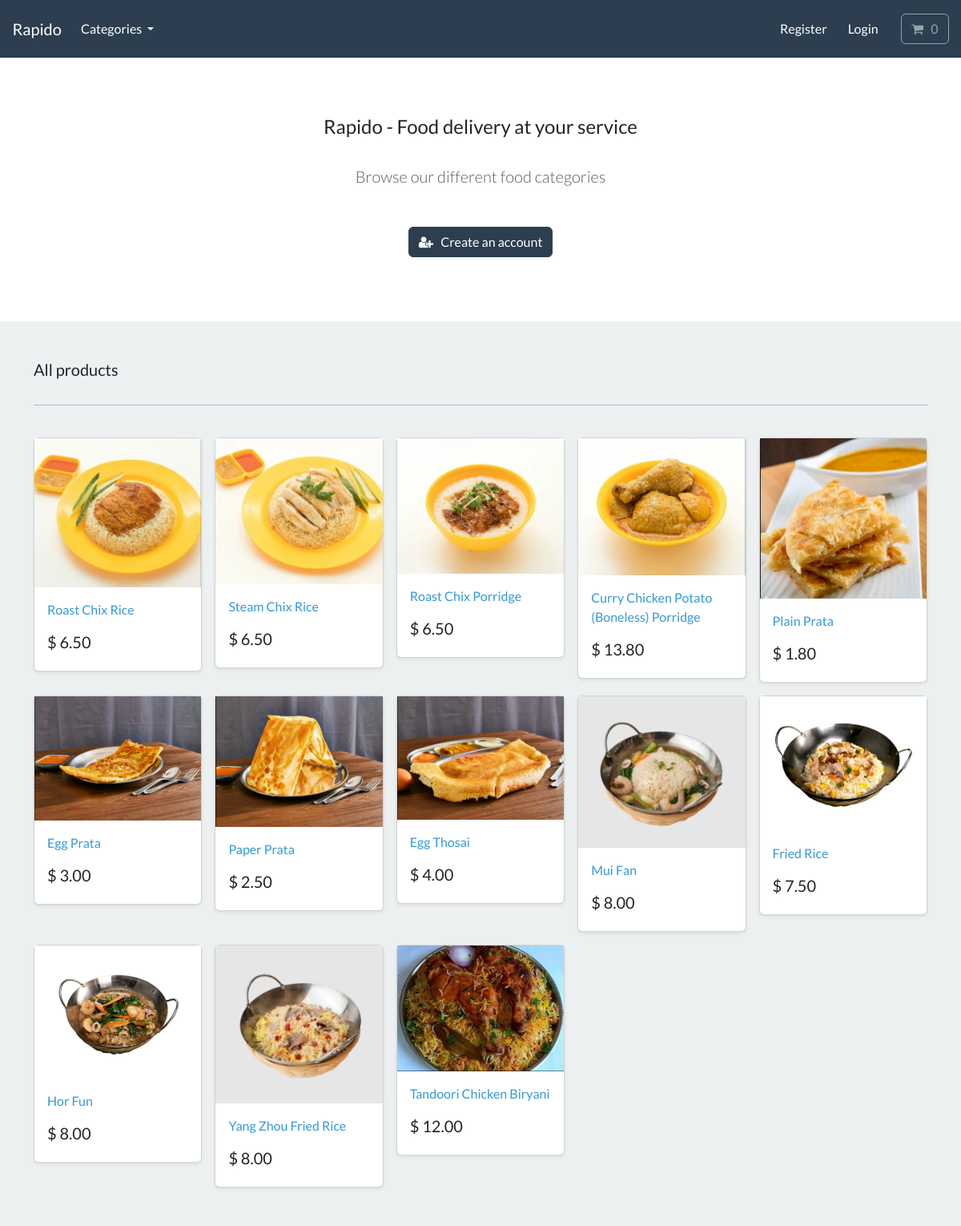
The page / on the database its author committed.
### store/models.py (models this page shows, shortened)
class Product(models.Model):
    category = models.ForeignKey(Category, related_name='product', on_delete=models.CASCADE, null=True)
    title = models.CharField(max_length=250)
    brand = models.CharField(max_length=250, default='un-branded')
    description = models.TextField(blank=True)
    slug = models.SlugField(max_length=255)
    price = models.DecimalField(max_digits=4, decimal_places=2)
    image = models.ImageField(upload_to='images/')
    class Meta:
        verbose_name_plural = 'products'
    def get_absolute_url(self):
        return reverse('product-info', args=[self.slug])

### store/views.py (the view)
# urls.py: path('', include('store.urls')),
def store(request):
    all_products = Product.objects.all()
    context = {'my_products':all_products}
    return render(request, 'store/store.html', context)

### cart/cart.py (called while the page is built)
    def __len__(self):
        return sum(item['qty'] for item in self.cart.values())

### cart/context_processors.py (called while the page is built)
def cart(request):
    return {'cart': Cart(request)}

### store/models.py (called while the page is built)
    def get_absolute_url(self):
        return reverse('list-category', args=[self.slug])

### store/views.py (called while the page is built)
def categories(request):
    all_categories = Category.objects.all()
    return {'all_categories': all_categories}

### store/templates/store/store.html
{% extends "./base.html" %}
{% load static %}
{% block content %}
    <section class="py-4 text-center container">
        <div class="row py-lg-5">
            <div class="col-lg-6 col-md-8 mx-auto">
                <h4> Rapido - Food delivery at your service </h4>
                <br>
                <p class="lead text-muted">
                Browse our different food categories
                </p>
                <br>
                <a href="{% url 'register' %}" class="btn btn-primary my-2"> <i class="fa fa-user-plus" aria-hidden="true"></i> &nbsp; Create an account </a>
            </div>
        </div>
    </section>
       <div class="album py-5 bg-light">
        <div class="container">
          <div class="pb-3 h5"> All products </div>
          <hr>
          <br>
          <div class="row row-cols-1 row-cols-sm-2 row-cols-md-5 g-3">
            {% for product in my_products %}
              <div class="col">
                <div class="card shadow-sm">
                  <img class="img-fluid" alt="Responsive image" src="{{product.image.url}}">
                  <div class="card-body">
                    <p class="card-text">
                      <a class="text-info text-decoration-none" href="{{product.get_absolute_url}}"> {{ product.title | capfirst }} </a>
                    </p>
                    <div class="d-flex justify-content-between align-items-center">
                      <h5> $ {{ product.price }} </h5>
                    </div>
                  </div>
                </div>
              </div>
            {% endfor %}
          </div>
        </div>
      </div>
{% endblock %}

### store/templates/store/base.html (shortened to what this page needs)
{% load static %}
<!DOCTYPE html>
<html>
    <head>
        <link rel="stylesheet" href="https://bootswatch.com/5/flatly/bootstrap.min.css">
        <link rel="stylesheet" href="https://cdnjs.cloudflare.com/ajax/libs/font-awesome/4.7.0/css/font-awesome.min.css">
        <link rel="stylesheet" href="{% static 'css/styles.css' %}">
    </head>
    <nav class="navbar navbar-expand-lg bg-primary justify-content-center">
        <a class="navbar-brand main-heading text-white" href="{% url 'store' %}">
        &nbsp; &nbsp; Rapido
        </a>
        <div class="collapse navbar-collapse" id="navbarCollapse">
            <ul class="navbar-nav me-auto mb-2 mb-md-0">
                <li class="nav-item dropdown">
                    <a class="nav-link dropdown-toggle text-white" href="#" id="navbarDropdown" role="button"
                    data-bs-toggle="dropdown" aria-expanded="false">
                        Categories
                    </a>
                </li>
            </ul>
        </div>
        <div class="collapse navbar-collapse text-center" id="navbarNavDropdown">
            <ul class="navbar-nav ms-auto">
                {% if user.is_authenticated %}
                    <li class="nav-item">
                        <a class="btn btn-alert navbar-btn text-white" type="button"  href="{% url 'dashboard' %}"> <i class="fa fa-home" aria-hidden="true"></i> &nbsp; Dashboard </a>
                    </li>
                    {% else %}
                    <li class="nav-item">
                        <a class="btn btn-alert navbar-btn text-white" type="button"  href="{% url 'register' %}"> Register </a>
                    </li>
                {% endif %}
                {% if user.is_authenticated %}
                    <li class="nav-item">
                        <a class="btn btn-alert navbar-btn text-white" type="button"  href="{% url 'user-logout' %}"> <i class="fa fa-sign-out" aria-hidden="true"></i> &nbsp; Logout </a>
                    </li>
                    {% else %}
                        <li class="nav-item">
                            <a class="btn btn-alert navbar-btn text-white" type="button"  href="{% url 'my-login' %}"> Login </a>
                        </li>
                {% endif %}
                <li class="nav-item">
                    <a type="button" role="button" href="{% url 'cart-summary' %}" class="btn btn-outline-secondary">
                        <i class="fa fa-shopping-cart" aria-hidden="true"> </i>
                        <div id="cart-qty" class="d-inline-flex">
                            {% with qty_amount=cart|length %}
                                {% if qty_amount > 0 %}
                                    {{ qty_amount }}
                                    {% else %}
                                        0
                                {% endif %}
                            {% endwith %}
                        </div>
                    </a>
                </li>
            </ul>
        </div>
    </nav>
    <body>
        {% block content %}
        {% endblock %}
    </body>
</html>

### rows shown on the page
Product: image (picture), title "Roast Chix Rice", price "6.50"
Product: image (picture), title "Steam Chix Rice", price "6.50"
Product: image (picture), title "Roast Chix Porridge", price "6.50"
Product: image (picture), title "Curry Chicken Potato (Boneless) Porridge", price "13.80"
Product: image (picture), title "Plain Prata", price "1.80"
Product: image (picture), title "Egg Prata", price "3.00"
Product: image (picture), title "Paper Prata", price "2.50"
Product: image (picture), title "Egg Thosai", price "4.00"
Product: image (picture), title "Mui Fan", price "8.00"
Product: image (picture), title "Fried Rice", price "7.50"
Product: image (picture), title "Hor Fun", price "8.00"
Product: image (picture), title "Yang Zhou Fried Rice", price "8.00"
Product: image (picture), title "Tandoori Chicken Biryani", price "12.00"
